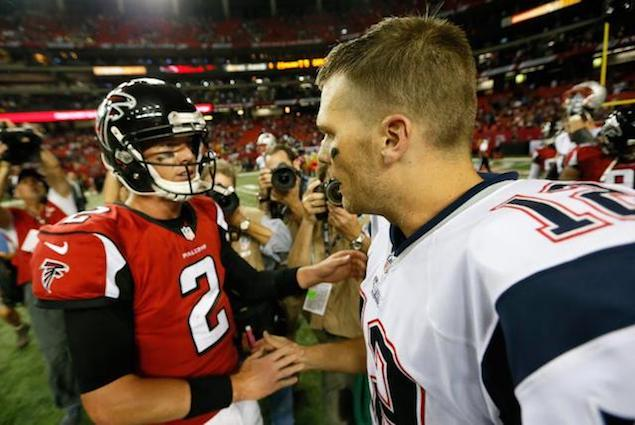
#> input picture lab4vvv/mrtb.jpg, 635 x 425 px
$ jupyter execute --allow-errors sak2.ipynb   (shell and % lines are left out)   (Python 2 division)
#> lines starting #> are read from the running program, lines starting #| are printed output that depends on the picture
# Lab 4: Clustering and Linear Regression

## Name: Artur Sak (sak2)

## Due: February 16, 2017 12:00 AM [This is when Wednesday transitions to Thursday]

### Logistics

See the website.

### What You Will Need to Know For This Lab

* K-means clustering
* Vector Quantization
* Nearest Neighbors Classification
* Linear Regression

### Preamble (don't change this)

[cell 1]
from __future__ import division
%pylab inline
import numpy as np
from sklearn import neighbors
from numpy import genfromtxt
import scipy.spatial.distance as dist
import random
from sklearn.cluster import KMeans
from PIL import Image
from sklearn import linear_model
from sklearn.preprocessing import StandardScaler
from sklearn.cross_validation import train_test_split

### Problem 1: Selecting the number of clusters (30 points)

Write a function which implements K-means clustering.

You will be given as input:
* A $(N,d)$ numpy.ndarray of unlabeled data (with each row as a feature vector), data
* A scalar $K$ which indicates the number of clusters
* A scalar representing the number of iterations, niter (this is your stopping criterion/criterion for convergence)

Your output will be a tuple consisting of a vector of length N containing which cluster ($0,\ldots,K-1$) a feature vector is in and a $(K,d)$ matrix with the rows containing the cluster centers.

Do not use scikit-learn or similar for implement K-means clustering. You may use `scipy.spatial.distance.cdist` to calculate distances. Initialize the centers randomly without replacement with points from the data set. `random.sample` may be useful for this. <b>(10 points)</b>

[cell 2]
def kMeans(data, K, niter):
    centers  = data[np.random.choice(range(data.shape[0]), K, replace=False), :]
    for i in range(niter):
        sq_dists = np.sum((centers[: ,np.newaxis, :] - data)**2,axis=2)
        closest  = np.argmin(sq_dists, axis=0)
        for j in range(K):
            centers[j,:] = data[closest==j,:].mean(axis=0)

    return (closest, centers)

The K-means clustering problem tries to minimize the following quantity by selecting $\{z_i\}_{i=1}^N$ and $\{\mu_k\}_{k=1}^K$:
$$J_K(\{z_i\}_{i=1}^N ,\{\mu_k\}_{k=1}^K)=\sum_{i=1}^N \lVert \mathbf{x}_i - \mathbf{\mu}_{z_i} \rVert^2$$
where $\mathbf{\mu}_{z_i}$ is the center of the cluster to which $\mathbf{x}_i$ is assigned.

One visual heuristic to choose the number of clusters from the data (where the number of clusters is not known a priori) is to estimate the optimal value of $J_K(\{z_i\}_{i=1}^N ,\{\mu_k\}_{k=1}^K)$, $J^*(K)$ , for different values of $K$ and look for an "elbow" or "knee" in the curve of $J^*$ versus $K$ and choose that value of $K$.

In this part of the problem, you will run $K$-means 100 times for each $K=2,\ldots,10$ and calculate $J_K(\{z_i\}_{i=1}^N ,\{\mu_k\}_{k=1}^K)$ for the clustering given by $K$-means. Use the smallest value of $J_K(\{z_i\}_{i=1}^N ,\{\mu_k\}_{k=1}^K)$ in the runs of $K$-means for each value of $K$ to form an estimate of $J^*(K)$. Plot this estimate versus $K$. Which $K$ should you pick by this heuristic? Use niter=100 for each run of $K$-means.

For an attempt to formalize this heuristic, see Tibshirani, Robert, Guenther Walther, and Trevor Hastie. "Estimating the number of clusters in a data set via the gap statistic." Journal of the Royal Statistical Society: Series B (Statistical Methodology) 63.2 (2001): 411-423. Sometimes, an elbow does not exist in the curve or there are multiple elbows or the $K$ value of an elbow cannot be unambiguously identified. Further material can be found on <a href="http://en.wikipedia.org/wiki/Determining_the_number_of_clusters_in_a_data_set#The_Elbow_Method">Wikipedia</a> as well.

Note: Your code should be relatively quick -- a few minutes, at worst. <b>(10 points)</b>

#> (a cell that did not finish here is left out)

[cell 4]
jk = np.zeros(9)
distortions = np.zeros(10)
runs = np.zeros(100)

#> (the rest of this cell did not finish here and is left out)

K* = 4

Using the value of $K$ you determined from the elbow, perform K-means clustering on the data.
Plot it as a scatter plot with the colors given by the labels. <b>(5 points)</b>

#> (a cell that did not finish here is left out)

Should you pick the $K$ such that $J^*(K)$ is minimized? Why or why not? <b>(5 points)</b>

**No, picking a K that minimizes $J^*(K)$ splits true clusters into additional clusters, with a smaller decreases in $J^*(K)$ vs the K curve. Therefore, the optimal K is where the marginal change in $J^*(K)$ when K is varied is equal to 0.**

### Problem 2: Vector Quantization (40 points)

In this problem, you will implement vector quantization. You will use `sklearn.cluster.KMeans` for the K-means implementation and use k-means++ as the initialization method. See Section 4.2.1 in the notes for details.

Write a function to generate a codebook for vector quantization. You will be given inputs:
* A $(N,M)$ numpy.ndarray representing a greyscale image, called image. (If we want to generate our codebook from multiple images, we can concatenate the images before running them through this function).
* A scalar $B$, for which you will use $B \times B$ blocks for vector quantization. You may assume $N$ and $M$ are divisible by $B$.
* A scalar $K$, which is the size of your codebook

You will return:
* The codebook as a $(K,B^2)$ numpy.ndarray.
<b>(10 points)</b>

[cell 6]
def trainVQ(image,B,K):
    codebook = np.zeros((K,B**2))
    N,M = image.shape
    horz = np.split(image, image.shape[0]/B)
    stack = []
    for subary in horz:
        stack.extend(np.asarray(np.split(subary, image.shape[1]/B, axis=1)))

    reshaped = []
    for mtx in stack:
        reshaped.append(mtx.reshape(B**2))
    return KMeans(n_clusters=K, init="k-means++").fit(np.asarray(reshaped)).cluster_centers_

Write a function which compresses an image against a given codebook. You will be given inputs:
* A $(N,M)$ numpy.ndarray representing a greyscale image, called image. You may assume $N$ and $M$ are divisible by $B$.
* A $(K,B^2)$ codebook called codebook
* $B$

You will return:
* A $(N/B,M/B)$ numpy.ndarray consisting of the indices in the codebook used to approximate the image.

You can use the nearest neighbor classifier from scikit-learn if you want (though it is not necessary) to map blocks to their nearest codeword. <b>(10 points)</b>

[cell 7]
def compressImg(image, codebook,B):
    N, M = image.shape
    result = np.zeros((N//B,M//B))

    horz = np.split(image, image.shape[0]/B)
    loss = []

    for i in range(len(horz)):
        row = np.split(horz[i], image.shape[1]/B, axis=1)
        for j in range(len(row)):
            for center in codebook:
                loss.append(np.linalg.norm(center - row[j].reshape(B**2)))
            result[i][j] = np.argmin(loss)
            del loss[:]
    return result

Write a function to reconstruct an image from its codebook. You will be given inputs:
* A $(N/B,M/B)$ numpy.ndarray containing the indices of the codebook for each block called indices
* A codebook as a $(K,B^2)$ numpy.ndarray called codebook
* $B$

You will return a $(N,M)$ numpy.ndarray representing the image. <b>(10 points)</b>

[cell 8]
def decompressImg(indices, codebook,B):
    img = np.zeros((indices.shape[0]*B, indices.shape[1]*B))

    for i in range(indices.shape[0]):
        for j in range(indices.shape[1]):
            img[(B*i):(B*i)+B,(B*j):(B*j)+B] = codebook[indices[i][j].astype("int")].reshape(B,B)

    return img

Run your vector quantizer with $5 \times 5$ blocks on the provided image with codebook sizes $K=2,5,10,20,50,100,200$ (i.e. generate codebooks from this image of those sizes, compress the image using those codebooks and reconstruct the images). Display and comment on the reconstructed images (you may be quantitative (e.g. PSNR) or qualitative). Which code book would you pick? Why? Make sure to take into account the bits per pixel used by the compressor.

Note the number of bits per pixel can be approximated as $\frac{\log_2 K}{25}$ and the codebook takes approximately $200K$ bits (assuming each pixel is stored as 8 bits). Some good ideas on quantitative arguments for codebook size can be found in Gonzalez & Woods, Digital Image Processing 3e or Gersho & Gray, Signal Compression & Vector Quantization. It is not necessary to look at these references for quantitative arguments, though. <b>(10 points)</b>

The image used is under fair use from [Bleacher Report](http://bleacherreport.com/articles/2688697-tom-brady-comments-on-friendship-with-matt-ryan-ahead-of-super-bowl-51).

[cell 9]
# The provided image is stored in image
image = np.asarray(Image.open("mrtb.jpg").convert("L"))
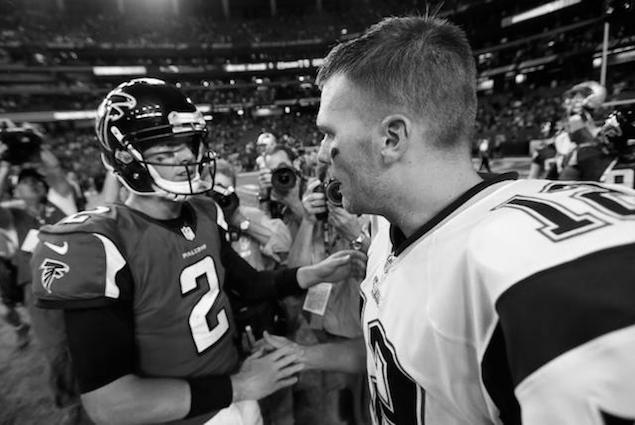
#> image: shape (425, 635); min 0, max 255, mean 88.5
imshow(image, cmap = cm.Greys_r)
